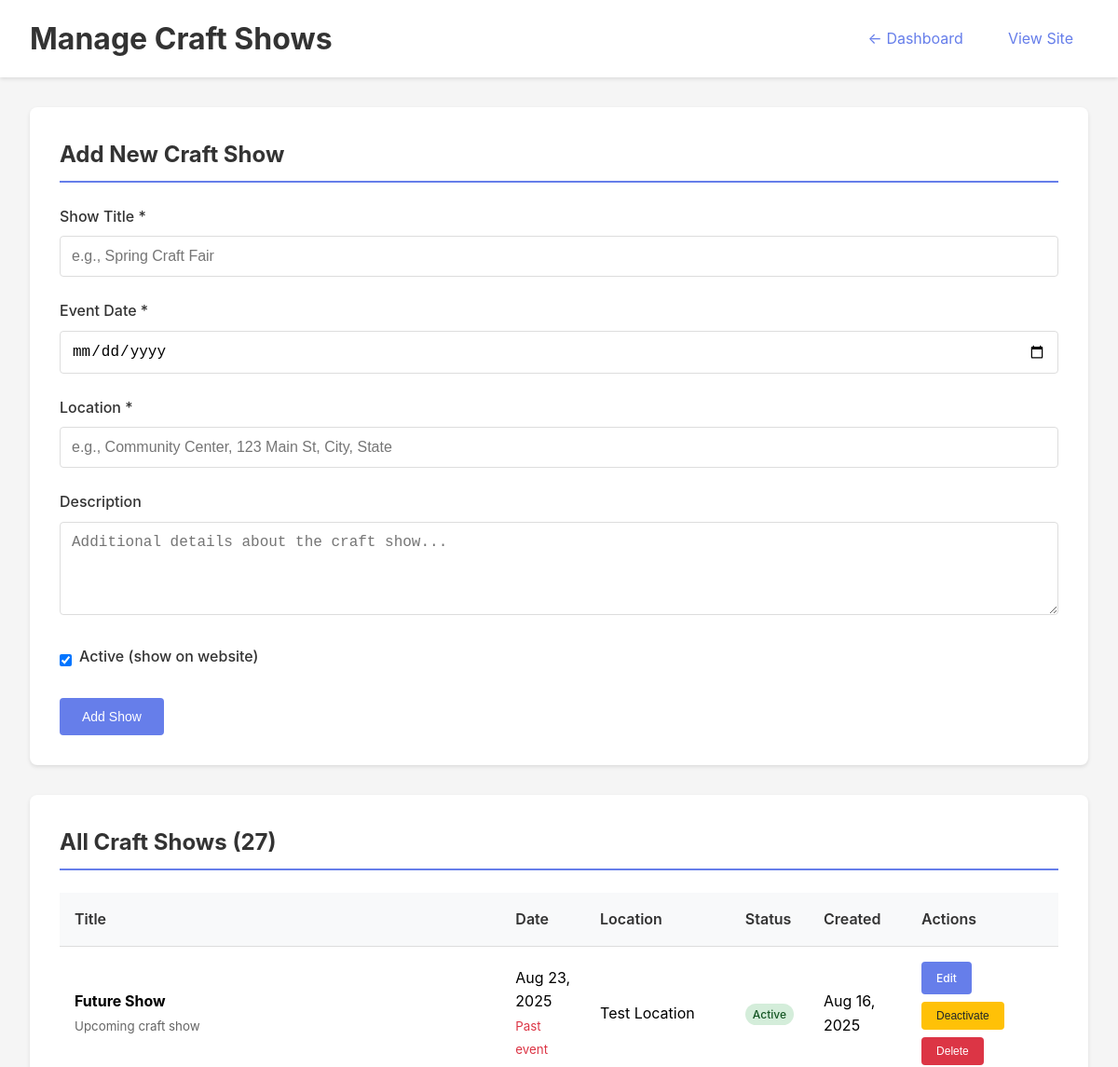
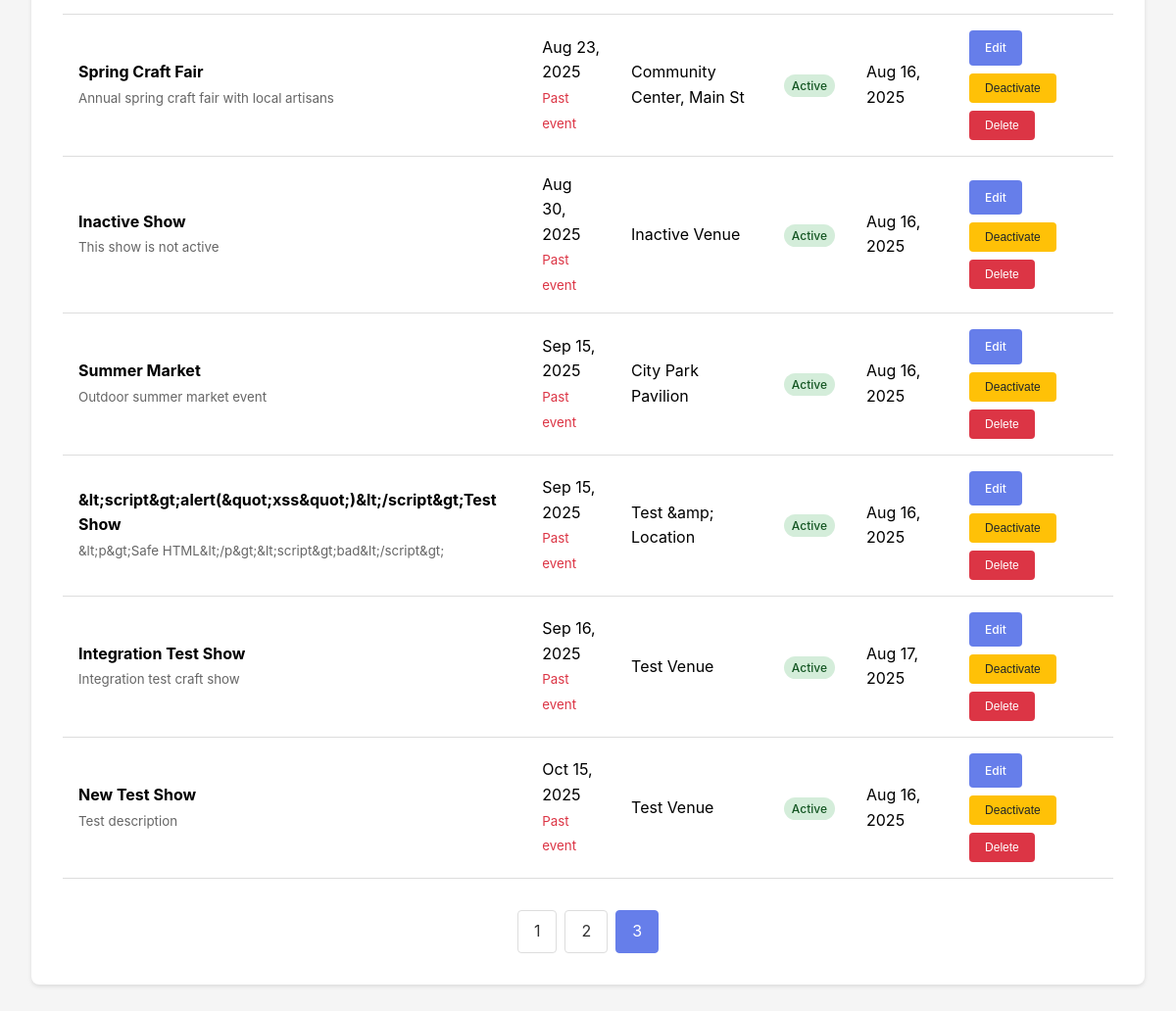
The page /admin/manage/craft-shows.php?page=3 (signed in) on the database its author committed (2 pictures, top to bottom).
### tables this page shows
CREATE TABLE craft_shows (
            id INTEGER PRIMARY KEY AUTOINCREMENT,
            title TEXT NOT NULL,
            event_date DATE NOT NULL,
            location TEXT NOT NULL,
            description TEXT,
            is_active BOOLEAN DEFAULT 1,
            created_at DATETIME DEFAULT CURRENT_TIMESTAMP,
            updated_at DATETIME DEFAULT CURRENT_TIMESTAMP
        );

### includes/database.php (called while the page is built, shortened)
<?php
require_once __DIR__ . '/config.php';
class DatabaseManager {
    private static $instance = null;
    private $connection = null;
    public static function getInstance() {
        if (self::$instance === null) {
            self::$instance = new self();
        }
        return self::$instance;
    }
    private function connect() {
        try {
            $this->connection = new PDO('sqlite:' . DB_PATH);
            $this->connection->setAttribute(PDO::ATTR_ERRMODE, PDO::ERRMODE_EXCEPTION);
            $this->connection->exec('PRAGMA foreign_keys = ON');
            $this->connection->exec('PRAGMA journal_mode = WAL');
            $this->connection->exec('PRAGMA synchronous = NORMAL');
        } catch (PDOException $e) {
            throw new Exception("Database connection failed: " . $e->getMessage());
        }
    }
    public function query($sql, $params = []) {
        try {
            $stmt = $this->connection->prepare($sql);
            $stmt->execute($params);
            return $stmt->fetchAll(PDO::FETCH_ASSOC);
        } catch (PDOException $e) {
            $this->logError("Query failed", $sql, $params, $e);
            throw new Exception("Database query failed: " . $e->getMessage());
        }
    }
    public function execute($sql, $params = []) {
        try {
            $stmt = $this->connection->prepare($sql);
            $stmt->execute($params);
            return $stmt->rowCount();
        } catch (PDOException $e) {
            $this->logError("Execute failed", $sql, $params, $e);
            throw new Exception("Database execute failed: " . $e->getMessage());
        }
    }
    public function queryOne($sql, $params = []) {
        $result = $this->query($sql, $params);
        return !empty($result) ? $result[0] : null;
    }
}

### includes/config.php (called while the page is built, shortened)
<?php
class ConfigManager {
    private static $instance = null;
    public static function getInstance() {
        if (self::$instance === null) {
            self::$instance = new self();
        }
        return self::$instance;
    }
}
?>

### includes/cache.php (called while the page is built, shortened)
<?php
class CacheManager {
    private static $instance = null;
    private $cacheDir;
    private function __construct() {
        $this->cacheDir = __DIR__ . '/../cache/';
    }
    public static function getInstance() {
        if (self::$instance === null) {
            self::$instance = new self();
        }
        return self::$instance;
    }
    private function ensureCacheDirectory() {
        $htaccessPath = $this->cacheDir . '.htaccess';
    }
}

### includes/content.php (called while the page is built, shortened)
<?php
require_once __DIR__ . '/database.php';
require_once __DIR__ . '/config.php';
require_once __DIR__ . '/cache.php';
class ContentManager {
    public function __construct() {
        $this->db = DatabaseManager::getInstance();
    }
}
class AdminManager extends ContentManager {
    public function getAllContent($table, $page = 1, $perPage = null, $orderBy = 'id', $orderDir = 'DESC') {
        try {
            $offset = ($page - 1) * $perPage;
            $orderDir = strtoupper($orderDir) === 'ASC' ? 'ASC' : 'DESC';
            $countSql = "SELECT COUNT(*) as total FROM $table";
            $countResult = $this->db->queryOne($countSql);
            $totalItems = $countResult ? (int)$countResult['total'] : 0;
            $totalPages = ceil($totalItems / $perPage);
            $sql = "SELECT * FROM $table ORDER BY $orderBy $orderDir LIMIT ? OFFSET ?";
            $content = $this->db->query($sql, [$perPage, $offset]);
            return [
                'content' => $content,
                'current_page' => $page,
                'total_pages' => $totalPages,
                'total_items' => $totalItems,
                'per_page' => $perPage
            ];
        } catch (Exception $e) {
            error_log("AdminManager::getAllContent() failed: " . $e->getMessage());
            return [
                'content' => [],
                'current_page' => 1,
                'total_pages' => 0,
                'total_items' => 0,
                'per_page' => $perPage ?? ITEMS_PER_PAGE
            ];
        }
    }
    private function validateTableName($table) {
        $allowedTables = ['featured_prints', 'craft_shows', 'news_articles', 'settings'];
    }
}
?>

### public/admin/manage/craft-shows.php (the view, shortened to what this page needs)
<?php
require_once __DIR__ . '/../../../includes/config.php';
require_once __DIR__ . '/../../../includes/database.php';
require_once __DIR__ . '/../../../includes/content.php';
$adminManager = new AdminManager();
$page = (int)($_GET['page'] ?? 1);
$showsData = $adminManager->getAllContent('craft_shows', $page, 10, 'event_date', 'ASC');
$shows = $showsData['content'];
$editShow = null;
?>
<!DOCTYPE html>
<html lang="en">
<head>
</head>
<body>
    <div class="header">
        <h1>Manage Craft Shows</h1>
        <div class="nav-links">
            <a href="/admin/">← Dashboard</a>
            <a href="/">View Site</a>
        </div>
    </div>
    <div class="container">
        <div class="card">
            <h2><?php echo $editShow ? 'Edit Craft Show' : 'Add New Craft Show'; ?></h2>
            <form method="POST" action="">
                <div class="form-group">
                    <label for="title">Show Title *</label>
                    <input type="text" id="title" name="title" required
                           value="<?php echo $editShow ? htmlspecialchars($editShow['title']) : ''; ?>"
                           placeholder="e.g., Spring Craft Fair">
                </div>
                <div class="form-group">
                    <label for="event_date">Event Date *</label>
                    <input type="date" id="event_date" name="event_date" required
                           value="<?php echo $editShow ? htmlspecialchars($editShow['event_date']) : ''; ?>">
                </div>
                <div class="form-group">
                    <label for="location">Location *</label>
                    <input type="text" id="location" name="location" required
                           value="<?php echo $editShow ? htmlspecialchars($editShow['location']) : ''; ?>"
                           placeholder="e.g., Community Center, 123 Main St, City, State">
                </div>
                <div class="form-group">
                    <label for="description">Description</label>
                    <textarea id="description" name="description"
                              placeholder="Additional details about the craft show..."><?php echo $editShow ? htmlspecialchars($editShow['description']) : ''; ?></textarea>
                </div>
                <div class="form-group">
                    <div class="checkbox-group">
                        <input type="checkbox" id="is_active" name="is_active"
                               <?php echo (!$editShow || $editShow['is_active']) ? 'checked' : ''; ?>>
                        <label for="is_active">Active (show on website)</label>
                    </div>
                </div>
                <div class="actions">
                    <button type="submit" class="btn btn-primary">
                        <?php echo $editShow ? 'Update Show' : 'Add Show'; ?>
                    </button>
                </div>
            </form>
        </div>
        <div class="card">
            <h2>All Craft Shows (<?php echo $showsData['total_items']; ?>)</h2>
            <?php if (!empty($shows)): ?>
                <table class="table">
                    <thead>
                        <tr>
                            <th>Title</th>
                            <th>Date</th>
                            <th>Location</th>
                            <th>Status</th>
                            <th>Created</th>
                            <th>Actions</th>
                        </tr>
                    </thead>
                    <tbody>
                        <?php foreach ($shows as $show): ?>
                            <tr>
                                <td>
                                    <strong><?php echo htmlspecialchars($show['title']); ?></strong>
                                    <?php if (!empty($show['description'])): ?>
                                        <br><small style="color: #666;">
                                            <?php echo htmlspecialchars(strlen($show['description']) > 100 ?
                                                substr($show['description'], 0, 100) . '...' :
                                                $show['description']); ?>
                                        </small>
                                    <?php endif; ?>
                                </td>
                                <td>
                                    <?php
                                    $eventDate = new DateTime($show['event_date']);
                                    $today = new DateTime();
                                    echo date('M j, Y', strtotime($show['event_date']));
                                    if ($eventDate < $today) {
                                        echo '<br><small style="color: #dc3545;">Past event</small>';
                                    } elseif ($eventDate->format('Y-m-d') === $today->format('Y-m-d')) {
                                        echo '<br><small style="color: #28a745;">Today!</small>';
                                    } else {
                                        $daysUntil = $today->diff($eventDate)->days;
                                        echo '<br><small style="color: #667eea;">' . $daysUntil . ' days away</small>';
                                    }
                                    ?>
                                </td>
                                <td><?php echo htmlspecialchars($show['location']); ?></td>
                                <td>
                                    <span class="status-badge <?php echo $show['is_active'] ? 'status-active' : 'status-inactive'; ?>">
                                        <?php echo $show['is_active'] ? 'Active' : 'Inactive'; ?>
                                    </span>
                                </td>
                                <td><?php echo date('M j, Y', strtotime($show['created_at'])); ?></td>
                                <td>
                                    <div class="actions">
                                        <a href="?edit=<?php echo $show['id']; ?>" class="btn btn-sm btn-primary">Edit</a>
                                        <form method="POST" style="display: inline;">
                                            <button type="submit" class="btn btn-sm <?php echo $show['is_active'] ? 'btn-warning' : 'btn-success'; ?>">
                                                <?php echo $show['is_active'] ? 'Deactivate' : 'Activate'; ?>
                                            </button>
                                        </form>
                                        <form method="POST" style="display: inline;"
                                              onsubmit="return confirm('Are you sure you want to delete this craft show? This action cannot be undone.');">
                                            <button type="submit" class="btn btn-sm btn-danger">Delete</button>
                                        </form>
                                    </div>
                                </td>
                            </tr>
                        <?php endforeach; ?>
                    </tbody>
                </table>
                <?php if ($showsData['total_pages'] > 1): ?>
                    <div class="pagination">
                        <?php for ($i = 1; $i <= $showsData['total_pages']; $i++): ?>
                            <?php if ($i === $showsData['current_page']): ?>
                                <span class="current"><?php echo $i; ?></span>
                            <?php else: ?>
                                <a href="?page=<?php echo $i; ?>"><?php echo $i; ?></a>
                            <?php endif; ?>
                        <?php endfor; ?>
                    </div>
                <?php endif; ?>
            <?php endif; ?>
        </div>
    </div>
</body>
</html>

### public/admin/manage/craft-shows.php (style rules this page uses)
* { margin: 0; padding: 0; box-sizing: border-box; }
body { font-family: -apple-system, BlinkMacSystemFont, 'Segoe UI', Roboto, sans-serif; background-color: #f5f5f5; line-height: 1.6; }
.header { background: white; padding: 1rem 2rem; box-shadow: 0 2px 4px rgba(0,0,0,0.1); display: flex; justify-content: space-between; align-items: center; }
.header h1 { color: #333; }
.nav-links { display: flex; gap: 1rem; align-items: center; }
.nav-links a { color: #667eea; text-decoration: none; padding: 0.5rem 1rem; border-radius: 4px; transition: background-color 0.2s; }
.container { max-width: 1200px; margin: 2rem auto; padding: 0 2rem; }
.card { background: white; padding: 2rem; border-radius: 8px; box-shadow: 0 2px 4px rgba(0,0,0,0.1); margin-bottom: 2rem; }
.card h2 { color: #333; margin-bottom: 1.5rem; padding-bottom: 0.5rem; border-bottom: 2px solid #667eea; }
.form-group { margin-bottom: 1.5rem; }
.form-group label { display: block; margin-bottom: 0.5rem; font-weight: 500; color: #333; }
.form-group input, .form-group textarea, .form-group select { width: 100%; padding: 0.75rem; border: 1px solid #ddd; border-radius: 4px; font-size: 16px; }
.form-group textarea { height: 100px; resize: vertical; }
.checkbox-group { display: flex; align-items: center; gap: 0.5rem; }
.checkbox-group input[type="checkbox"] { width: auto; }
.btn { padding: 0.75rem 1.5rem; border: none; border-radius: 4px; cursor: pointer; text-decoration: none; display: inline-block; font-size: 14px; font-weight: 500; transition: all 0.2s; }
.btn-primary { background-color: #667eea; color: white; }
.btn-danger { background-color: #dc3545; color: white; }
.btn-warning { background-color: #ffc107; color: #212529; }
.btn-sm { padding: 0.5rem 1rem; font-size: 12px; }
.table { width: 100%; border-collapse: collapse; margin-top: 1rem; }
.table th, .table td { padding: 1rem; text-align: left; border-bottom: 1px solid #ddd; }
.table th { background-color: #f8f9fa; font-weight: 600; color: #333; }
.status-badge { padding: 0.25rem 0.5rem; border-radius: 12px; font-size: 12px; font-weight: 500; }
.status-active { background-color: #d4edda; color: #155724; }
.actions { display: flex; gap: 0.5rem; flex-wrap: wrap; }
.pagination { display: flex; justify-content: center; gap: 0.5rem; margin-top: 2rem; }
.pagination a, .pagination span { padding: 0.5rem 1rem; border: 1px solid #ddd; text-decoration: none; color: #333; border-radius: 4px; }
.pagination .current { background-color: #667eea; color: white; border-color: #667eea; }

### rows shown on the page
craft_shows: title "Future Show", description "Upcoming craft show", event_date "Aug 23, 2025", shows "Past event", location "Test Location", is_active "Active", created_at "Aug 16, 2025"
craft_shows: title "Spring Craft Fair", description "Annual spring craft fair with local artisans", event_date "Aug 23, 2025", shows "Past event", location "Community Center, Main St", is_active "Active", created_at "Aug 16, 2025"
craft_shows: title "Inactive Show", description "This show is not active", event_date "Aug 30, 2025", shows "Past event", location "Inactive Venue", is_active "Active", created_at "Aug 16, 2025"
craft_shows: title "Summer Market", description "Outdoor summer market event", event_date "Sep 15, 2025", shows "Past event", location "City Park Pavilion", is_active "Active", created_at "Aug 16, 2025"
craft_shows: title "&lt;script&gt;alert(&quot;xss&quot;)&lt;/script&gt;Test Show", description "&lt;p&gt;Safe HTML&lt;/p&gt;&lt;script&gt;bad&lt;/script&gt;", event_date "Sep 15, 2025", shows "Past event", location "Test &amp; Location", is_active "Active", created_at "Aug 16, 2025"
craft_shows: title "Integration Test Show", description "Integration test craft show", event_date "Sep 16, 2025", shows "Past event", location "Test Venue", is_active "Active", created_at "Aug 17, 2025"
craft_shows: title "New Test Show", description "Test description", event_date "Oct 15, 2025", shows "Past event", location "Test Venue", is_active "Active", created_at "Aug 16, 2025"

### other values the page prints
$showsData['total_items'] "27"
